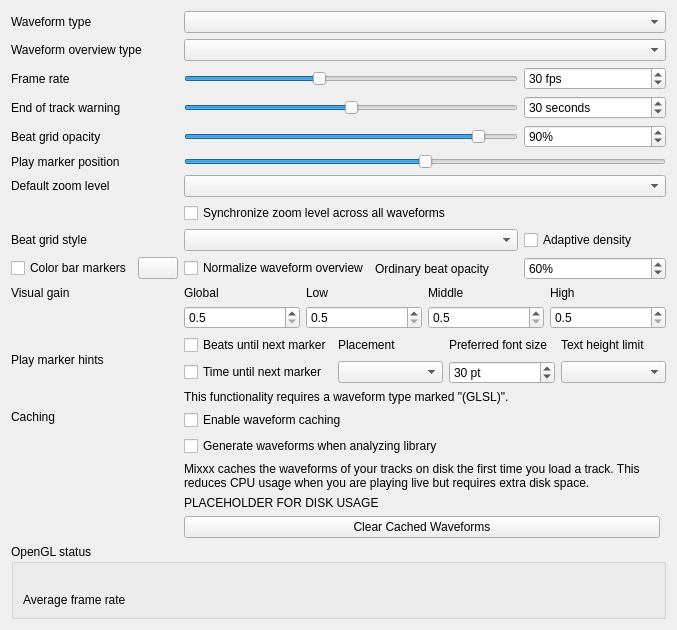
<?xml version="1.0" encoding="UTF-8"?>
<ui version="4.0">
 <class>DlgPrefWaveformDlg</class>
 <widget class="QWidget" name="DlgPrefWaveformDlg">
  <property name="geometry">
   <rect>
    <x>0</x>
    <y>0</y>
    <width>677</width>
    <height>528</height>
   </rect>
  </property>
  <property name="windowTitle">
   <string>Waveform Preferences</string>
  </property>
  <layout class="QGridLayout" name="gridLayout">

   <item row="0" column="0">
    <layout class="QGridLayout" name="gridLayout_2">

     <item row="0" column="0">
      <widget class="QLabel" name="waveformTypeLabel">
       <property name="sizePolicy">
        <sizepolicy hsizetype="Preferred" vsizetype="Preferred">
         <horstretch>0</horstretch>
         <verstretch>0</verstretch>
        </sizepolicy>
       </property>
       <property name="toolTip">
        <string extracomment="The big waveform summary shows the waveform envelope of the track near the current playback position."/>
       </property>
       <property name="text">
        <string>Waveform type</string>
       </property>
       <property name="alignment">
        <set>Qt::AlignLeading|Qt::AlignLeft|Qt::AlignVCenter</set>
       </property>
       <property name="buddy">
        <cstring>waveformTypeComboBox</cstring>
       </property>
      </widget>
     </item>

     <item row="1" column="0">
      <widget class="QLabel" name="waveformOverviewLabel">
       <property name="toolTip">
        <string extracomment="The smaller, zoomed-out version of the waveform shows the various markers within the track as well as the waveform envelope of the entire track."/>
       </property>
       <property name="text">
        <string>Waveform overview type</string>
       </property>
      </widget>
     </item>
     <item row="1" column="1" colspan="3">
      <widget class="QComboBox" name="waveformOverviewComboBox">
       <property name="toolTip">
        <string>The waveform overview shows the waveform envelope of the entire track.
Select from different types of displays for the waveform overview, which differ primarily in the level of detail shown in the waveform.</string>
       </property>
      </widget>
     </item>

     <item row="0" column="1" colspan="3">
      <widget class="QComboBox" name="waveformTypeComboBox">
       <property name="toolTip">
        <string>The waveform shows the waveform envelope of the track near the current playback position.
Select from different types of displays for the waveform, which differ primarily in the level of detail shown in the waveform.</string>
       </property>
      </widget>
     </item>

     <item row="2" column="0">
      <widget class="QLabel" name="frameRateLabel">
       <property name="text">
        <string>Frame rate</string>
       </property>
       <property name="alignment">
        <set>Qt::AlignLeading|Qt::AlignLeft|Qt::AlignVCenter</set>
       </property>
       <property name="buddy">
        <cstring>frameRateSlider</cstring>
       </property>
      </widget>
     </item>
     <item row="2" column="1" colspan="2">
      <widget class="QSlider" name="frameRateSlider">
       <property name="sizePolicy">
        <sizepolicy hsizetype="Preferred" vsizetype="Fixed">
         <horstretch>0</horstretch>
         <verstretch>0</verstretch>
        </sizepolicy>
       </property>
       <property name="maximumSize">
        <size>
         <width>16777215</width>
         <height>16777215</height>
        </size>
       </property>
       <property name="minimum">
        <number>10</number>
       </property>
       <property name="maximum">
        <number>60</number>
       </property>
       <property name="value">
        <number>30</number>
       </property>
       <property name="orientation">
        <enum>Qt::Horizontal</enum>
       </property>
      </widget>
     </item>
     <item row="2" column="3">
      <widget class="QSpinBox" name="frameRateSpinBox">
       <property name="toolTip">
        <string/>
       </property>
       <property name="suffix">
        <string> fps</string>
       </property>
       <property name="minimum">
        <number>10</number>
       </property>
       <property name="maximum">
        <number>60</number>
       </property>
       <property name="value">
        <number>30</number>
       </property>
      </widget>
     </item>

     <item row="3" column="0">
      <widget class="QLabel" name="endOfTrackWarningTimeLabel">
       <property name="text">
        <string>End of track warning</string>
       </property>
       <property name="alignment">
        <set>Qt::AlignLeading|Qt::AlignLeft|Qt::AlignVCenter</set>
       </property>
       <property name="buddy">
        <cstring>endOfTrackWarningTimeSlider</cstring>
       </property>
      </widget>
     </item>
     <item row="3" column="1" colspan="2">
      <widget class="QSlider" name="endOfTrackWarningTimeSlider">
       <property name="sizePolicy">
        <sizepolicy hsizetype="Preferred" vsizetype="Fixed">
         <horstretch>0</horstretch>
         <verstretch>0</verstretch>
        </sizepolicy>
       </property>
       <property name="maximumSize">
        <size>
         <width>16777215</width>
         <height>16777215</height>
        </size>
       </property>
       <property name="minimum">
        <number>0</number>
       </property>
       <property name="maximum">
        <number>60</number>
       </property>
       <property name="value">
        <number>30</number>
       </property>
       <property name="orientation">
        <enum>Qt::Horizontal</enum>
       </property>
      </widget>
     </item>
     <item row="3" column="3">
      <widget class="QSpinBox" name="endOfTrackWarningTimeSpinBox">
       <property name="toolTip">
        <string>Highlight the waveforms when the last seconds of a track remains.</string>
       </property>
       <property name="suffix">
        <string> seconds</string>
       </property>
       <property name="minimum">
        <number>0</number>
       </property>
       <property name="maximum">
        <number>60</number>
       </property>
       <property name="value">
        <number>30</number>
       </property>
      </widget>
     </item>

     <item row="4" column="0">
      <widget class="QLabel" name="BeatgridWaveform">
       <property name="toolTip">
        <string/>
       </property>
       <property name="midLineWidth">
        <number>6</number>
       </property>
       <property name="text">
        <string>Beat grid opacity</string>
       </property>
       <property name="alignment">
        <set>Qt::AlignLeading|Qt::AlignLeft|Qt::AlignVCenter</set>
       </property>
      </widget>
     </item>
     <item row="4" column="1" colspan="2">
      <widget class="QSlider" name="beatGridAlphaSlider">
       <property name="maximum">
        <number>100</number>
       </property>
       <property name="value">
        <number>90</number>
       </property>
       <property name="orientation">
        <enum>Qt::Horizontal</enum>
       </property>
      </widget>
     </item>
     <item row="4" column="3">
      <widget class="QSpinBox" name="beatGridAlphaSpinBox">
       <property name="toolTip">
        <string>Set amount of opacity on beat grid lines.</string>
       </property>
       <property name="suffix">
        <string>%</string>
       </property>
       <property name="maximum">
        <number>100</number>
       </property>
       <property name="value">
        <number>90</number>
       </property>
      </widget>
     </item>

     <item row="5" column="0">
      <widget class="QLabel" name="label">
      <property name="text">
       <string>Play marker position</string>
      </property>
      </widget>
      </item>
     <item row="5" column="1" colspan="3">
      <widget class="QSlider" name="playMarkerPositionSlider">
       <property name="toolTip">
        <string>Moves the play marker position on the waveforms to the left, right or center (default).</string>
       </property>
       <property name="sizePolicy">
        <sizepolicy hsizetype="Preferred" vsizetype="Fixed">
         <horstretch>0</horstretch>
         <verstretch>0</verstretch>
        </sizepolicy>
       </property>
       <property name="maximumSize">
        <size>
         <width>16777215</width>
         <height>16777215</height>
        </size>
       </property>
       <property name="minimum">
        <number>0</number>
       </property>
       <property name="maximum">
        <number>100</number>
       </property>
       <property name="value">
        <number>50</number>
       </property>
       <property name="orientation">
        <enum>Qt::Horizontal</enum>
       </property>
      </widget>
     </item>

     <item row="6" column="0">
      <widget class="QLabel" name="defaultZoomLabel">
       <property name="text">
        <string extracomment="Waveform zoom">Default zoom level</string>
       </property>
       <property name="alignment">
        <set>Qt::AlignLeading|Qt::AlignLeft|Qt::AlignVCenter</set>
       </property>
       <property name="buddy">
        <cstring>defaultZoomComboBox</cstring>
       </property>
      </widget>
     </item>
     <item row="6" column="1" colspan="3">
      <widget class="QComboBox" name="defaultZoomComboBox"/>
     </item>

     <item row="7" column="1" colspan="3">
      <widget class="QCheckBox" name="synchronizeZoomCheckBox">
       <property name="toolTip">
        <string>Synchronize zoom level across all waveform displays.</string>
       </property>
       <property name="text">
        <string>Synchronize zoom level across all waveforms</string>
       </property>
      </widget>
     </item>

     <item row="8" column="0">
      <widget class="QLabel" name="beatGridStyleLabel">
       <property name="text">
        <string>Beat grid style</string>
       </property>
       <property name="buddy">
        <cstring>beatGridStyleComboBox</cstring>
       </property>
      </widget>
     </item>
     <item row="8" column="1" colspan="2">
      <widget class="QComboBox" name="beatGridStyleComboBox">
       <property name="toolTip">
        <string>How beat grid lines are drawn. Ticks only mark the top and bottom edges, keeping the waveform clean. Requires a modern GLSL waveform (without "legacy" in its name).</string>
       </property>
      </widget>
     </item>
     <item row="8" column="3">
      <widget class="QCheckBox" name="beatGridAdaptiveCheckBox">
       <property name="toolTip">
        <string>When zoomed out, hide beats that are too close together and show only bars (every 4 beats) or phrases (every 16 beats). Bars and phrases are emphasized. Requires a modern GLSL waveform (without "legacy" in its name).</string>
       </property>
       <property name="text">
        <string>Adaptive density</string>
       </property>
      </widget>
     </item>
     <item row="9" column="2">
      <widget class="QLabel" name="beatGridBeatAlphaLabel">
       <property name="text">
        <string>Ordinary beat opacity</string>
       </property>
       <property name="buddy">
        <cstring>beatGridBeatAlphaSpinBox</cstring>
       </property>
      </widget>
     </item>
     <item row="9" column="3">
      <widget class="QSpinBox" name="beatGridBeatAlphaSpinBox">
       <property name="toolTip">
        <string>Opacity of ordinary beats relative to the main beat grid opacity. Bar and 16-beat markers keep the main opacity. Requires a modern GLSL waveform (without "legacy" in its name).</string>
       </property>
       <property name="suffix">
        <string>%</string>
       </property>
       <property name="maximum">
        <number>100</number>
       </property>
       <property name="value">
        <number>60</number>
       </property>
      </widget>
     </item>
     <item row="9" column="0">
      <layout class="QHBoxLayout" name="beatGridAccentLayout">
       <item>
        <widget class="QCheckBox" name="beatGridAccentCheckBox">
         <property name="toolTip">
          <string>Draw bar markers (every 4 beats) and 16-beat markers in the chosen color. Ordinary beats keep the skin color. Bars are counted from the first beat grid marker and assume 4 beats per bar; 16-beat markers are fixed references, not detected phrases. Requires a modern GLSL waveform (without "legacy" in its name).</string>
         </property>
         <property name="text">
          <string>Color bar markers</string>
         </property>
        </widget>
       </item>
       <item>
        <widget class="QPushButton" name="beatGridAccentColorButton">
         <property name="toolTip">
          <string>Choose the color of bar and 16-beat markers.</string>
         </property>
         <property name="maximumSize">
          <size>
           <width>48</width>
           <height>16777215</height>
          </size>
         </property>
        </widget>
       </item>
      </layout>
     </item>
     <item row="9" column="1">
      <widget class="QCheckBox" name="normalizeOverviewCheckBox">
       <property name="text">
        <string>Normalize waveform overview</string>
       </property>
      </widget>
     </item>

     <item row="10" column="0">
      <widget class="QLabel" name="visualGainLabel">
       <property name="text">
        <string>Visual gain</string>
       </property>
       <property name="alignment">
        <set>Qt::AlignLeading|Qt::AlignLeft|Qt::AlignTop</set>
       </property>
       <property name="buddy">
        <cstring>allVisualGain</cstring>
       </property>
      </widget>
     </item>
     <item row="10" column="1" colspan="3">
      <layout class="QGridLayout" name="gridLayout_3">
       <item row="1" column="2">
        <widget class="QDoubleSpinBox" name="midVisualGain">
         <property name="toolTip">
          <string>Visual gain of the middle frequencies</string>
         </property>
         <property name="decimals">
          <number>1</number>
         </property>
         <property name="minimum">
          <double>0.500000000000000</double>
         </property>
         <property name="maximum">
          <double>5.000000000000000</double>
         </property>
         <property name="singleStep">
          <double>0.100000000000000</double>
         </property>
        </widget>
       </item>
       <item row="0" column="3">
        <widget class="QLabel" name="visualGainLabel_5">
         <property name="text">
          <string>High</string>
         </property>
         <property name="alignment">
          <set>Qt::AlignLeading|Qt::AlignLeft|Qt::AlignVCenter</set>
         </property>
         <property name="buddy">
          <cstring>allVisualGain</cstring>
         </property>
        </widget>
       </item>
       <item row="0" column="2">
        <widget class="QLabel" name="visualGainLabel_4">
         <property name="text">
          <string>Middle</string>
         </property>
         <property name="alignment">
          <set>Qt::AlignLeading|Qt::AlignLeft|Qt::AlignVCenter</set>
         </property>
         <property name="buddy">
          <cstring>allVisualGain</cstring>
         </property>
        </widget>
       </item>
       <item row="0" column="0">
        <widget class="QLabel" name="visualGainLabel_2">
         <property name="text">
          <string>Global</string>
         </property>
         <property name="alignment">
          <set>Qt::AlignLeading|Qt::AlignLeft|Qt::AlignVCenter</set>
         </property>
         <property name="buddy">
          <cstring>allVisualGain</cstring>
         </property>
        </widget>
       </item>
       <item row="1" column="3">
        <widget class="QDoubleSpinBox" name="highVisualGain">
         <property name="toolTip">
          <string>Visual gain of the high frequencies</string>
         </property>
         <property name="decimals">
          <number>1</number>
         </property>
         <property name="minimum">
          <double>0.500000000000000</double>
         </property>
         <property name="maximum">
          <double>5.000000000000000</double>
         </property>
         <property name="singleStep">
          <double>0.100000000000000</double>
         </property>
        </widget>
       </item>
       <item row="1" column="1">
        <widget class="QDoubleSpinBox" name="lowVisualGain">
         <property name="toolTip">
          <string>Visual gain of the low frequencies</string>
         </property>
         <property name="decimals">
          <number>1</number>
         </property>
         <property name="minimum">
          <double>0.500000000000000</double>
         </property>
         <property name="maximum">
          <double>5.000000000000000</double>
         </property>
         <property name="singleStep">
          <double>0.100000000000000</double>
         </property>
        </widget>
       </item>
       <item row="0" column="1">
        <widget class="QLabel" name="visualGainLabel_3">
         <property name="text">
          <string>Low</string>
         </property>
         <property name="alignment">
          <set>Qt::AlignLeading|Qt::AlignLeft|Qt::AlignVCenter</set>
         </property>
         <property name="buddy">
          <cstring>allVisualGain</cstring>
         </property>
        </widget>
       </item>
       <item row="1" column="0">
        <widget class="QDoubleSpinBox" name="allVisualGain">
         <property name="toolTip">
          <string>Global visual gain</string>
         </property>
         <property name="decimals">
          <number>1</number>
         </property>
         <property name="minimum">
          <double>0.500000000000000</double>
         </property>
         <property name="maximum">
          <double>5.000000000000000</double>
         </property>
         <property name="singleStep">
          <double>0.100000000000000</double>
         </property>
        </widget>
       </item>
      </layout>
     </item>

     <item row="11" column="0">
      <widget class="QLabel" name="untilMarkLabel">
       <property name="text">
        <string>Play marker hints</string>
       </property>
       <property name="alignment">
        <set>Qt::AlignLeading|Qt::AlignLeft|Qt::AlignVCenter</set>
       </property>
      </widget>
     </item>
     <item row="11" column="1" colspan="3">
      <layout class="QGridLayout" name="gridLayout_4">
       <item row="0" column="0">
        <widget class="QCheckBox" name="untilMarkShowBeatsCheckBox">
         <property name="text">
          <string>Beats until next marker</string>
         </property>
        </widget>
       </item>
       <item row="0" column="1">
        <widget class="QLabel" name="untilMarkAlignLabel">
         <property name="text">
          <string>Placement</string>
         </property>
         <property name="alignment">
          <set>Qt::AlignLeading|Qt::AlignLeft|Qt::AlignVCenter</set>
         </property>
         <property name="buddy">
          <cstring>untilMarkAlignComboBox</cstring>
         </property>
        </widget>
       </item>
       <item row="0" column="2">
        <widget class="QLabel" name="untilMarkTextPointSizeLabel">
         <property name="text">
          <string>Preferred font size</string>
         </property>
         <property name="alignment">
          <set>Qt::AlignLeading|Qt::AlignLeft|Qt::AlignVCenter</set>
         </property>
         <property name="buddy">
          <cstring>untilMarkTextPointSizeSpinBox</cstring>
         </property>
        </widget>
       </item>
       <item row="0" column="3">
        <widget class="QLabel" name="untilMarkTextHeightLimitLabel">
         <property name="text">
          <string>Text height limit</string>
         </property>
         <property name="alignment">
          <set>Qt::AlignLeading|Qt::AlignLeft|Qt::AlignVCenter</set>
         </property>
         <property name="buddy">
          <cstring>untilMarkTextHeightLimitComboBox</cstring>
         </property>
        </widget>
       </item>
        <item row="1" column="0">
        <widget class="QCheckBox" name="untilMarkShowTimeCheckBox">
         <property name="text">
          <string>Time until next marker</string>
         </property>
        </widget>
       </item>
       <item row="1" column="1">
        <widget class="QComboBox" name="untilMarkAlignComboBox"/>
       </item>
       <item row="1" column="2">
        <widget class="QSpinBox" name="untilMarkTextPointSizeSpinBox">
         <property name="toolTip">
          <string/>
         </property>
         <property name="suffix">
          <string> pt</string>
         </property>
         <property name="minimum">
          <number>10</number>
         </property>
         <property name="maximum">
          <number>100</number>
         </property>
         <property name="value">
          <number>30</number>
         </property>
        </widget>
       </item>
       <item row="1" column="3">
        <widget class="QComboBox" name="untilMarkTextHeightLimitComboBox"/>
       </item>
      </layout>
     </item>
     <item row="14" column="1" colspan="2">
      <widget class="QLabel" name="requiresGLSLLabel">
       <property name="text">
        <string>This functionality requires a waveform type marked "(GLSL)".</string>
       </property>
       <property name="alignment">
        <set>Qt::AlignLeading|Qt::AlignLeft|Qt::AlignVCenter</set>
       </property>
      </widget>
     </item>
     <item row="15" column="0">
      <widget class="QLabel" name="cachedWaveforms">
       <property name="text">
        <string>Caching</string>
       </property>
       <property name="alignment">
        <set>Qt::AlignLeading|Qt::AlignLeft|Qt::AlignTop</set>
       </property>
      </widget>
     </item>
     <item row="15" column="1" colspan="3">
      <layout class="QGridLayout" name="cachingGridLayout">
       <item row="4" column="0">
        <widget class="QPushButton" name="clearCachedWaveforms">
         <property name="text">
          <string>Clear Cached Waveforms</string>
         </property>
        </widget>
       </item>
       <item row="2" column="0" colspan="2">
        <widget class="QLabel" name="waveformCachingInfo">
         <property name="text">
          <string>Mixxx caches the waveforms of your tracks on disk the first time you load a track. This reduces CPU usage when you are playing live but requires extra disk space.</string>
         </property>
         <property name="wordWrap">
          <bool>true</bool>
         </property>
        </widget>
       </item>
       <item row="3" column="0">
        <widget class="QLabel" name="waveformDiskUsage">
         <property name="text">
          <string notr="true">PLACEHOLDER FOR DISK USAGE</string>
         </property>z
         <property name="wordWrap">
          <bool>true</bool>
         </property>
         <property name="sizePolicy">
          <sizepolicy hsizetype="Expanding" vsizetype="Minimum">
           <horstretch>0</horstretch>
           <verstretch>0</verstretch>
          </sizepolicy>
         </property>
        </widget>
       </item>
       <item row="0" column="0" colspan="2">
        <widget class="QCheckBox" name="enableWaveformCaching">
         <property name="text">
          <string>Enable waveform caching</string>
         </property>
        </widget>
       </item>
       <item row="1" column="0" colspan="2">
        <widget class="QCheckBox" name="enableWaveformGenerationWithAnalysis">
         <property name="text">
          <string>Generate waveforms when analyzing library</string>
         </property>
        </widget>
       </item>
      </layout>
     </item>

     <item row="17" column="0" colspan="4">
      <widget class="QGroupBox" name="openGLStatus">
       <property name="title">
        <string>OpenGL status</string>
       </property>
       <layout class="QGridLayout" name="GridLayout1">

        <item row="0" column="0" colspan="3">
         <widget class="QLabel" name="openGlStatusData">
         <property name="toolTip">
          <string>Displays which OpenGL version is supported by the current platform.</string>
         </property>
         <property name="text">
          <string/>
         </property>
         <property name="textInteractionFlags">
          <set>Qt::TextSelectableByKeyboard|Qt::TextSelectableByMouse</set>
         </property>
         <property name="wordWrap">
          <bool>true</bool>
         </property>
         <property name="sizePolicy">
          <sizepolicy hsizetype="Expanding" vsizetype="Minimum">
           <horstretch>0</horstretch>
           <verstretch>0</verstretch>
          </sizepolicy>
         </property>
        </widget>
       </item>

       <item row="1" column="0">
        <widget class="QLabel" name="openGlStatusLabel_2">
         <property name="toolTip">
          <string/>
         </property>
         <property name="text">
          <string>Average frame rate</string>
         </property>
         <property name="alignment">
          <set>Qt::AlignLeading|Qt::AlignLeft|Qt::AlignVCenter</set>
         </property>
        </widget>
       </item>
       <item row="1" column="1" colspan="2">
        <widget class="QLabel" name="frameRateAverage">
         <property name="toolTip">
          <string>Displays the actual frame rate.</string>
         </property>
         <property name="text">
          <string/>
         </property>
        </widget>
       </item>
      </layout>

     </widget>
    </item>
    </layout>
   </item>

   <item row="1" column="0">
    <spacer name="verticalSpacer">
     <property name="orientation">
      <enum>Qt::Vertical</enum>
     </property>
     <property name="sizeHint" stdset="0">
      <size>
       <width>20</width>
       <height>40</height>
      </size>
     </property>
    </spacer>
   </item>

  </layout>
 </widget>
 <tabstops>
  <tabstop>waveformTypeComboBox</tabstop>
  <tabstop>waveformOverviewComboBox</tabstop>
  <tabstop>frameRateSlider</tabstop>
  <tabstop>frameRateSpinBox</tabstop>
  <tabstop>endOfTrackWarningTimeSlider</tabstop>
  <tabstop>endOfTrackWarningTimeSpinBox</tabstop>
  <tabstop>beatGridAlphaSlider</tabstop>
  <tabstop>beatGridAlphaSpinBox</tabstop>
  <tabstop>beatGridStyleComboBox</tabstop>
  <tabstop>beatGridAdaptiveCheckBox</tabstop>
  <tabstop>beatGridBeatAlphaSpinBox</tabstop>
  <tabstop>beatGridAccentCheckBox</tabstop>
  <tabstop>beatGridAccentColorButton</tabstop>
  <tabstop>playMarkerPositionSlider</tabstop>
  <tabstop>defaultZoomComboBox</tabstop>
  <tabstop>synchronizeZoomCheckBox</tabstop>
  <tabstop>normalizeOverviewCheckBox</tabstop>
  <tabstop>allVisualGain</tabstop>
  <tabstop>lowVisualGain</tabstop>
  <tabstop>midVisualGain</tabstop>
  <tabstop>highVisualGain</tabstop>
  <tabstop>untilMarkShowBeatsCheckBox</tabstop>
  <tabstop>untilMarkShowTimeCheckBox</tabstop>
  <tabstop>untilMarkAlignComboBox</tabstop>
  <tabstop>untilMarkTextPointSizeSpinBox</tabstop>
  <tabstop>enableWaveformCaching</tabstop>
  <tabstop>enableWaveformGenerationWithAnalysis</tabstop>
  <tabstop>clearCachedWaveforms</tabstop>
 </tabstops>
 <resources/>
 <connections/>
</ui>
